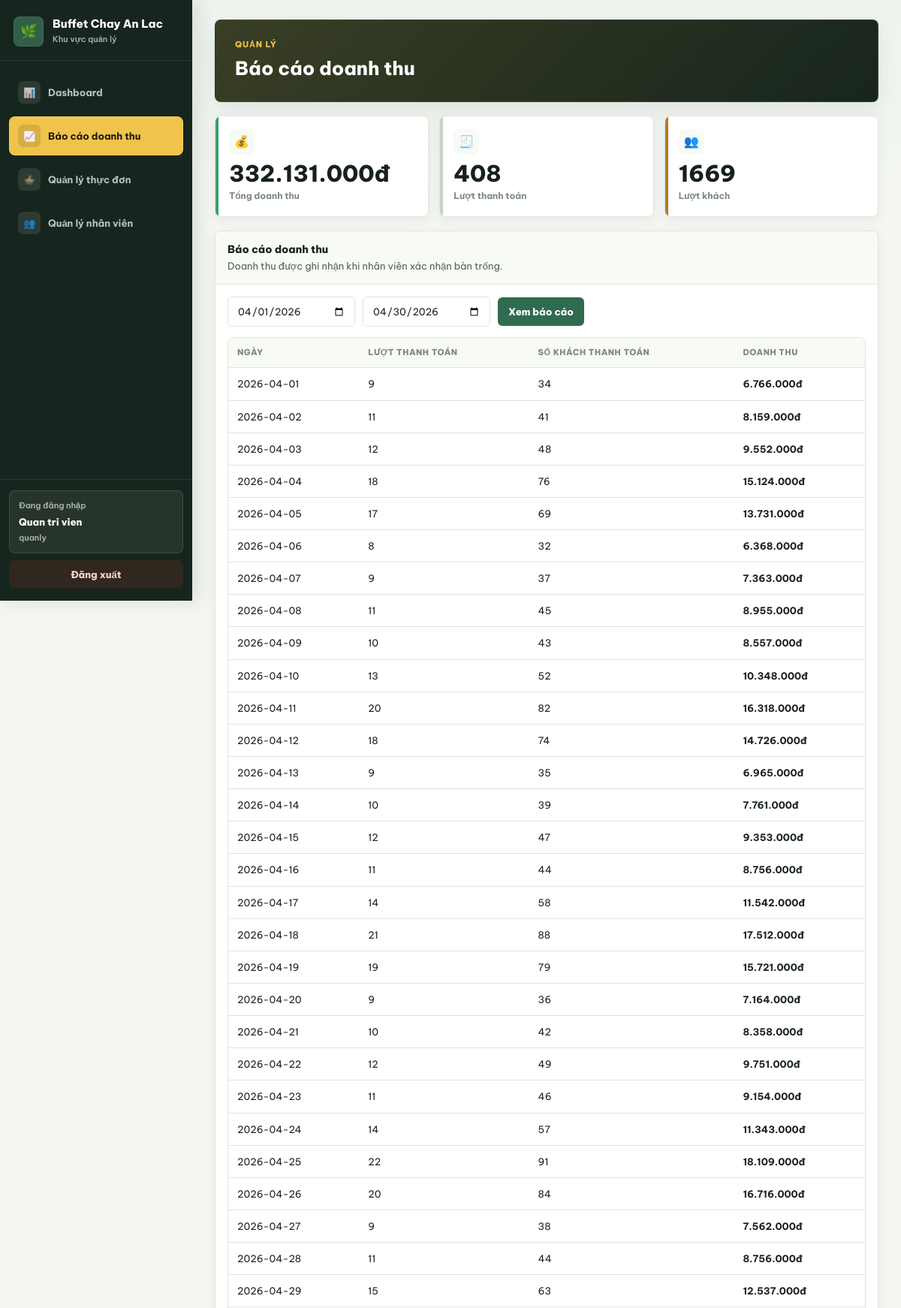
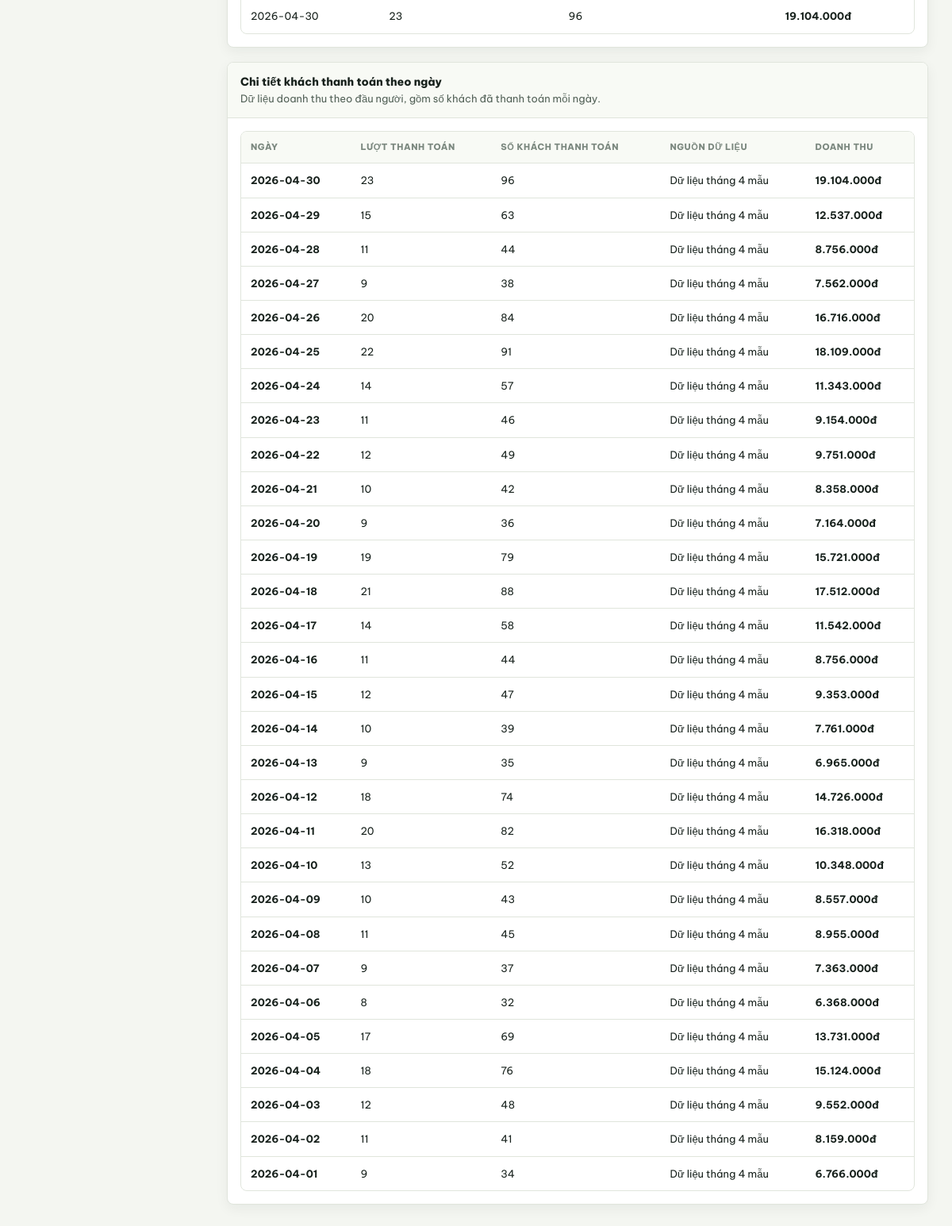
Page /buffet-chay/quan-ly/bao-cao (signed in) on the committed database (2 pictures, top to bottom).
### tables this page shows
CREATE TABLE `tai_khoan` (
  `id` int(11) NOT NULL auto_increment,
  `ten_dang_nhap` varchar(50) default NULL,
  `mat_khau` varchar(255) default NULL,
  `vai_tro` enum('quanly','nhanvien','bep') NOT NULL default 'nhanvien',
  `dang_hoat_dong` tinyint(1) NOT NULL default '1',
  `ho_ten` varchar(100) default NULL,
  `email` varchar(100) default NULL,
  `so_dien_thoai` varchar(20) default NULL,
  `diem_tich_luy` int(11) NOT NULL default '0',
  `ngay_tao` timestamp NOT NULL default CURRENT_TIMESTAMP,
  PRIMARY KEY  (`id`),
  UNIQUE KEY `ten_dang_nhap` (`ten_dang_nhap`),
  UNIQUE KEY `so_dien_thoai` (`so_dien_thoai`)
);

CREATE TABLE `doanh_thu_ngay` (
  `id` int(11) NOT NULL auto_increment,
  `ngay` date NOT NULL,
  `so_khach` int(11) NOT NULL default '0',
  `so_phien` int(11) NOT NULL default '0',
  `doanh_thu` decimal(12,0) NOT NULL default '0',
  `nguon` varchar(30) NOT NULL default 'he_thong',
  `ngay_tao` timestamp NOT NULL default CURRENT_TIMESTAMP,
  `ngay_cap_nhat` datetime default NULL,
  PRIMARY KEY (`id`),
  UNIQUE KEY `uniq_doanh_thu_ngay` (`ngay`)
);

### app/views/quanly/bao-cao.php (the view)
<?php
$tuNgay = isset($tuNgay) ? $tuNgay : date('Y-m-01');
$denNgay = isset($denNgay) ? $denNgay : date('Y-m-d');
$tongQuanDoanhThu = isset($tongQuanDoanhThu) ? $tongQuanDoanhThu : array();
$baoCaoDoanhThu = isset($baoCaoDoanhThu) ? $baoCaoDoanhThu : array();
$chiTietDoanhThu = isset($chiTietDoanhThu) ? $chiTietDoanhThu : array();
function managerMoney($value)
{
    return number_format((float)$value, 0, ',', '.') . 'đ';
}
$tongDoanhThu = isset($tongQuanDoanhThu['doanh_thu']) ? (float)$tongQuanDoanhThu['doanh_thu'] : 0;
$soPhien = isset($tongQuanDoanhThu['so_phien']) ? (int)$tongQuanDoanhThu['so_phien'] : 0;
$tongKhach = isset($tongQuanDoanhThu['tong_khach']) ? (int)$tongQuanDoanhThu['tong_khach'] : 0;
?>
<section class="stats revenue-stats">
    <div class="stat stat-visible">
        <span class="stat-icon">&#128176;</span>
        <strong><?php echo managerMoney($tongDoanhThu); ?></strong>
        <span>Tổng doanh thu</span>
    </div>
    <div class="stat">
        <span class="stat-icon">&#129534;</span>
        <strong><?php echo $soPhien; ?></strong>
        <span>Lượt thanh toán</span>
    </div>
    <div class="stat stat-featured">
        <span class="stat-icon">&#128101;</span>
        <strong><?php echo $tongKhach; ?></strong>
        <span>Lượt khách</span>
    </div>
</section>
<section class="panel active">
    <div class="panel-head">
        <div>
            <h3>Báo cáo doanh thu</h3>
            <p>Doanh thu được ghi nhận khi nhân viên xác nhận bàn trống.</p>
        </div>
    </div>
    <div class="panel-body">
        <form class="toolbar report-toolbar" method="GET" action="<?php echo BASE_URL; ?>/quan-ly/bao-cao">
            <input class="input" type="date" name="tu_ngay" value="<?php echo htmlspecialchars($tuNgay, ENT_QUOTES, 'UTF-8'); ?>">
            <input class="input" type="date" name="den_ngay" value="<?php echo htmlspecialchars($denNgay, ENT_QUOTES, 'UTF-8'); ?>">
            <button class="btn" type="submit">Xem báo cáo</button>
        </form>
        <div class="table-wrap report-table">
            <table>
                <thead>
                    <tr>
                        <th>Ngày</th>
                        <th>Lượt thanh toán</th>
                        <th>Số khách thanh toán</th>
                        <th>Doanh thu</th>
                    </tr>
                </thead>
                <tbody>
                    <?php if (empty($baoCaoDoanhThu)) : ?>
                        <tr>
                            <td colspan="4" class="empty">Chưa có doanh thu trong khoảng ngày này.</td>
                        </tr>
                    <?php else : ?>
                        <?php foreach ($baoCaoDoanhThu as $dong) : ?>
                            <tr>
                                <td><?php echo htmlspecialchars($dong['ngay'], ENT_QUOTES, 'UTF-8'); ?></td>
                                <td><?php echo (int)$dong['so_phien']; ?></td>
                                <td><?php echo (int)$dong['so_khach']; ?></td>
                                <td><strong><?php echo managerMoney($dong['doanh_thu']); ?></strong></td>
                            </tr>
                        <?php endforeach; ?>
                    <?php endif; ?>
                </tbody>
            </table>
        </div>
    </div>
</section>
<section class="panel active report-detail-panel">
    <div class="panel-head">
        <div>
            <h3>Chi tiết khách thanh toán theo ngày</h3>
            <p>Dữ liệu doanh thu theo đầu người, gồm số khách đã thanh toán mỗi ngày.</p>
        </div>
    </div>
    <div class="panel-body">
        <div class="table-wrap">
            <table>
                <thead>
                    <tr>
                        <th>Ngày</th>
                        <th>Lượt thanh toán</th>
                        <th>Số khách thanh toán</th>
                        <th>Nguồn dữ liệu</th>
                        <th>Doanh thu</th>
                    </tr>
                </thead>
                <tbody>
                    <?php if (empty($chiTietDoanhThu)) : ?>
                        <tr>
                            <td colspan="5" class="empty">Chưa có dữ liệu thanh toán.</td>
                        </tr>
                    <?php else : ?>
                        <?php foreach ($chiTietDoanhThu as $phien) : ?>
                            <tr>
                                <td><strong><?php echo htmlspecialchars($phien['ngay'], ENT_QUOTES, 'UTF-8'); ?></strong></td>
                                <td><?php echo (int)$phien['so_phien']; ?></td>
                                <td><?php echo (int)$phien['so_khach']; ?></td>
                                <td><?php echo $phien['nguon'] === 'du_lieu_mau' ? 'Dữ liệu tháng 4 mẫu' : 'Hệ thống'; ?></td>
                                <td><strong><?php echo managerMoney($phien['doanh_thu']); ?></strong></td>
                            </tr>
                        <?php endforeach; ?>
                    <?php endif; ?>
                </tbody>
            </table>
        </div>
    </div>
</section>

### index.php (shortened to what the rows shown need)
<?php
require_once dirname(__FILE__) . '/app/core/CosoDuLieu.php';
require_once dirname(__FILE__) . '/app/models/MoHinhCo.php';
require_once dirname(__FILE__) . '/app/controllers/QuanLyController.php';
$requestUri = $_SERVER['REQUEST_URI'];
$basePath   = parse_url(BASE_URL, PHP_URL_PATH);
$pathInfo = parse_url($requestUri, PHP_URL_PATH);
if (strlen($basePath) > 0 && strpos($pathInfo, $basePath) === 0) {
    $pathInfo = substr($pathInfo, strlen($basePath));
}
$uri = '/' . trim($pathInfo, '/');
$phuongThuc = $_SERVER['REQUEST_METHOD'];
foreach ($routes as $route) {
    $routePhuongThuc = $route[0];
    $routeDuongDan   = $route[1];
    $tenPhuongThuc   = $route[3];
    if ($routePhuongThuc === $phuongThuc && $routeDuongDan === $uri) {
        try {
            $ctrl = new $tenClass();
            $ctrl->$tenPhuongThuc();
        } catch (Exception $e) {
            header('HTTP/1.1 500 Internal Server Error');
            echo '<h1>500 - Loi may chu</h1>';
            echo '<p>' . htmlspecialchars($e->getMessage()) . '</p>';
        }
        break;
    }
}

### app/views/quanly/thuc-don.php (shortened to what the rows shown need)
<?php
$nguoiDung = isset($nguoiDung) ? $nguoiDung : array();
$tenQuanLy = isset($nguoiDung['ho_ten']) && $nguoiDung['ho_ten'] !== ''
    ? $nguoiDung['ho_ten']
    : (isset($nguoiDung['ten_dang_nhap']) ? $nguoiDung['ten_dang_nhap'] : 'Quản lý');
$vaiTroQuanLy = isset($nguoiDung['vai_tro']) ? $nguoiDung['vai_tro'] : '';
$bangDangMo = isset($bangDangMo) ? $bangDangMo : 'thuc-don';
$laTrangDashboard = $bangDangMo === 'dashboard';
$laTrangNhanVien = $bangDangMo === 'nhan-vien';
$laTrangBaoCao = $bangDangMo === 'bao-cao';
$tieuDeQuanLy = $laTrangDashboard ? 'Dashboard vận hành' : ($laTrangBaoCao ? 'Báo cáo doanh thu' : ($laTrangNhanVien ? 'Quản lý nhân viên' : 'Quản lý thực đơn'));
$managerViewPath = dirname(__FILE__);
?>
<!DOCTYPE html>
<html lang="vi">
<head>
    <link rel="stylesheet" href="<?php echo BASE_URL; ?>/public/assets/css/quanly/thuc-don.css">
</head>
<body>
    <div class="layout">
        <aside class="sidebar">
            <div class="sidebar-brand">
                <div class="brand-mark">&#127807;</div>
                <div>
                    <h1><?php echo APP_NAME; ?></h1>
                    <span>Khu vực quản lý</span>
                </div>
            </div>
            <nav class="nav">
                <a class="side-link <?php echo $laTrangDashboard ? 'active' : ''; ?>" href="<?php echo BASE_URL; ?>/quan-ly/dashboard">
                    <span class="side-icon">&#128202;</span>
                    <span>Dashboard</span>
                </a>
                <a class="side-link <?php echo $laTrangBaoCao ? 'active' : ''; ?>" href="<?php echo BASE_URL; ?>/quan-ly/bao-cao">
                    <span class="side-icon">&#128200;</span>
                    <span>Báo cáo doanh thu</span>
                </a>
                <a class="nav-parent side-link <?php echo (!$laTrangDashboard && !$laTrangNhanVien && !$laTrangBaoCao) ? 'active open' : ''; ?>" href="<?php echo BASE_URL; ?>/quan-ly/thuc-don">
                    <span class="side-icon">&#127858;</span>
                    <span>Quản lý thực đơn</span>
                </a>
                <a class="side-link <?php echo $laTrangNhanVien ? 'active' : ''; ?>" href="<?php echo BASE_URL; ?>/quan-ly/nhan-vien">
                    <span class="side-icon">&#128101;</span>
                    <span>Quản lý nhân viên</span>
                </a>
            </nav>
            <div class="sidebar-footer">
                <div class="user-card">
                    <span>Đang đăng nhập</span>
                    <strong><?php echo htmlspecialchars($tenQuanLy, ENT_QUOTES, 'UTF-8'); ?></strong>
                    <small><?php echo htmlspecialchars($vaiTroQuanLy, ENT_QUOTES, 'UTF-8'); ?></small>
                </div>
                <a class="logout-link" href="<?php echo BASE_URL; ?>/dang-xuat">Đăng xuất</a>
            </div>
        </aside>
        <main class="main">
            <div class="welcome-panel">
                <div>
                    <p class="eyebrow">Quản lý</p>
                    <h2><?php echo htmlspecialchars($tieuDeQuanLy, ENT_QUOTES, 'UTF-8'); ?></h2>
                </div>
            </div>
            <?php if ($laTrangDashboard) : ?>
                <?php include $managerViewPath . '/dashboard.php'; ?>
            <?php elseif ($laTrangBaoCao) : ?>
                <?php include $managerViewPath . '/bao-cao.php'; ?>
            <?php elseif ($laTrangNhanVien) : ?>
                <?php include $managerViewPath . '/nhan-vien/danh-sach.php'; ?>
            <?php else : ?>
                <?php include $managerViewPath . '/thuc-don/_stats.php'; ?>
                <?php include $managerViewPath . '/thuc-don/danh-sach.php'; ?>
                <?php include $managerViewPath . '/thuc-don/them-mon.php'; ?>
            <?php endif; ?>
        </main>
    </div>
</body>
</html>

### rows in the picture
tai_khoan: ho_ten "Quan tri vien", vai_tro "quanly"
doanh_thu_ngay: ngay "2026-04-30", so_phien "23", so_khach "96", nguon "Dữ liệu tháng 4 mẫu", doanh_thu "19.104.000đ"
doanh_thu_ngay: ngay "2026-04-29", so_phien "15", so_khach "63", nguon "Dữ liệu tháng 4 mẫu", doanh_thu "12.537.000đ"
doanh_thu_ngay: ngay "2026-04-28", so_phien "11", so_khach "44", nguon "Dữ liệu tháng 4 mẫu", doanh_thu "8.756.000đ"
doanh_thu_ngay: ngay "2026-04-27", so_phien "9", so_khach "38", nguon "Dữ liệu tháng 4 mẫu", doanh_thu "7.562.000đ"
doanh_thu_ngay: ngay "2026-04-26", so_phien "20", so_khach "84", nguon "Dữ liệu tháng 4 mẫu", doanh_thu "16.716.000đ"
doanh_thu_ngay: ngay "2026-04-25", so_phien "22", so_khach "91", nguon "Dữ liệu tháng 4 mẫu", doanh_thu "18.109.000đ"
doanh_thu_ngay: ngay "2026-04-24", so_phien "14", so_khach "57", nguon "Dữ liệu tháng 4 mẫu", doanh_thu "11.343.000đ"
doanh_thu_ngay: ngay "2026-04-23", so_phien "11", so_khach "46", nguon "Dữ liệu tháng 4 mẫu", doanh_thu "9.154.000đ"
doanh_thu_ngay: ngay "2026-04-22", so_phien "12", so_khach "49", nguon "Dữ liệu tháng 4 mẫu", doanh_thu "9.751.000đ"
doanh_thu_ngay: ngay "2026-04-21", so_phien "10", so_khach "42", nguon "Dữ liệu tháng 4 mẫu", doanh_thu "8.358.000đ"
doanh_thu_ngay: ngay "2026-04-20", so_phien "9", so_khach "36", nguon "Dữ liệu tháng 4 mẫu", doanh_thu "7.164.000đ"
doanh_thu_ngay: ngay "2026-04-19", so_phien "19", so_khach "79", nguon "Dữ liệu tháng 4 mẫu", doanh_thu "15.721.000đ"
doanh_thu_ngay: ngay "2026-04-18", so_phien "21", so_khach "88", nguon "Dữ liệu tháng 4 mẫu", doanh_thu "17.512.000đ"
doanh_thu_ngay: ngay "2026-04-17", so_phien "14", so_khach "58", nguon "Dữ liệu tháng 4 mẫu", doanh_thu "11.542.000đ"
doanh_thu_ngay: ngay "2026-04-16", so_phien "11", so_khach "44", nguon "Dữ liệu tháng 4 mẫu", doanh_thu "8.756.000đ"
doanh_thu_ngay: ngay "2026-04-15", so_phien "12", so_khach "47", nguon "Dữ liệu tháng 4 mẫu", doanh_thu "9.353.000đ"
doanh_thu_ngay: ngay "2026-04-14", so_phien "10", so_khach "39", nguon "Dữ liệu tháng 4 mẫu", doanh_thu "7.761.000đ"
doanh_thu_ngay: ngay "2026-04-13", so_phien "9", so_khach "35", nguon "Dữ liệu tháng 4 mẫu", doanh_thu "6.965.000đ"
doanh_thu_ngay: ngay "2026-04-12", so_phien "18", so_khach "74", nguon "Dữ liệu tháng 4 mẫu", doanh_thu "14.726.000đ"
doanh_thu_ngay: ngay "2026-04-11", so_phien "20", so_khach "82", nguon "Dữ liệu tháng 4 mẫu", doanh_thu "16.318.000đ"
doanh_thu_ngay: ngay "2026-04-10", so_phien "13", so_khach "52", nguon "Dữ liệu tháng 4 mẫu", doanh_thu "10.348.000đ"
doanh_thu_ngay: ngay "2026-04-09", so_phien "10", so_khach "43", nguon "Dữ liệu tháng 4 mẫu", doanh_thu "8.557.000đ"
doanh_thu_ngay: ngay "2026-04-08", so_phien "11", so_khach "45", nguon "Dữ liệu tháng 4 mẫu", doanh_thu "8.955.000đ"
doanh_thu_ngay: ngay "2026-04-07", so_phien "9", so_khach "37", nguon "Dữ liệu tháng 4 mẫu", doanh_thu "7.363.000đ"
doanh_thu_ngay: ngay "2026-04-06", so_phien "8", so_khach "32", nguon "Dữ liệu tháng 4 mẫu", doanh_thu "6.368.000đ"
doanh_thu_ngay: ngay "2026-04-05", so_phien "17", so_khach "69", nguon "Dữ liệu tháng 4 mẫu", doanh_thu "13.731.000đ"
doanh_thu_ngay: ngay "2026-04-04", so_phien "18", so_khach "76", nguon "Dữ liệu tháng 4 mẫu", doanh_thu "15.124.000đ"
doanh_thu_ngay: ngay "2026-04-03", so_phien "12", so_khach "48", nguon "Dữ liệu tháng 4 mẫu", doanh_thu "9.552.000đ"
doanh_thu_ngay: ngay "2026-04-02", so_phien "11", so_khach "41", nguon "Dữ liệu tháng 4 mẫu", doanh_thu "8.159.000đ"
doanh_thu_ngay: ngay "2026-04-01", so_phien "9", so_khach "34", nguon "Dữ liệu tháng 4 mẫu", doanh_thu "6.766.000đ"

### other values in the picture
managerMoney($tongDoanhThu) "332.131.000đ"
$soPhien "408"
$tongKhach "1669"
$dong['ngay'] "2026-04-01"
$dong['so_phien'] "9"
$dong['so_khach'] "34"
managerMoney($dong['doanh_thu']) "6.766.000đ"
$dong['ngay'] "2026-04-02"
$dong['so_phien'] "11"
$dong['so_khach'] "41"
managerMoney($dong['doanh_thu']) "8.159.000đ"
$dong['ngay'] "2026-04-03"
$dong['so_phien'] "12"
$dong['so_khach'] "48"
managerMoney($dong['doanh_thu']) "9.552.000đ"
